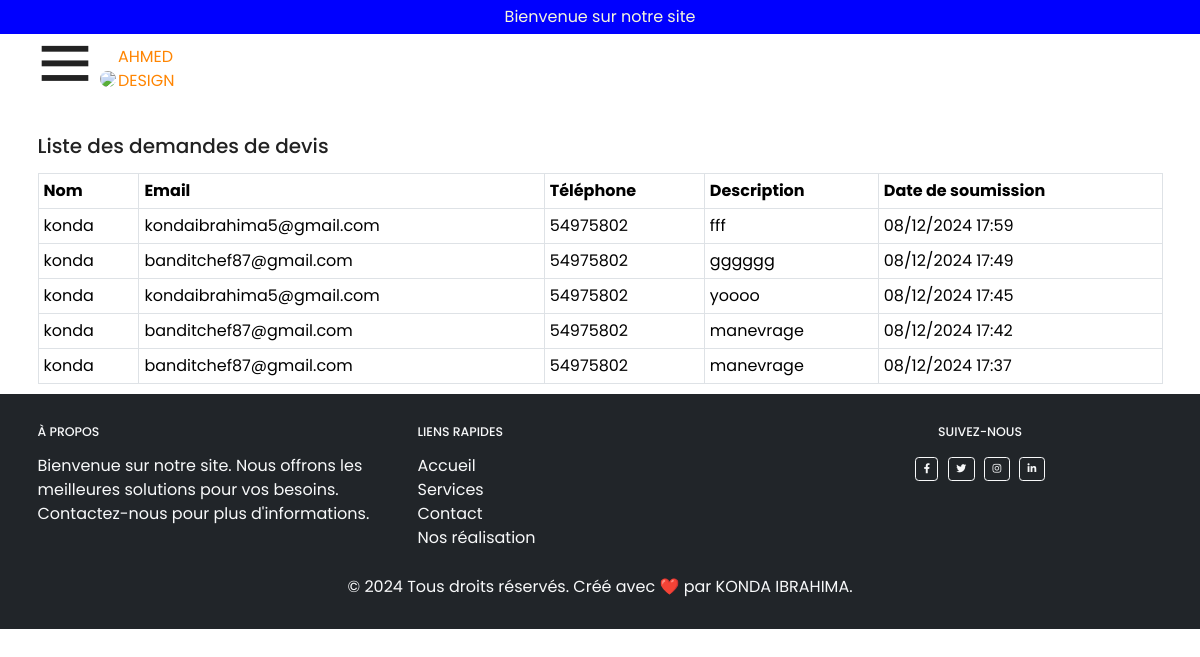
The page /liste-devis/ on the database its author committed.
### Ads/models.py (models this page shows, shortened)
class DevisRequest(models.Model):
    name = models.CharField(max_length=100, verbose_name="Nom complet")
    email = models.EmailField(verbose_name="Email")
    phone = models.CharField(max_length=15, verbose_name="Numéro de téléphone")
    description = models.TextField(verbose_name="Description des besoins")
    submitted_at = models.DateTimeField(auto_now_add=True, verbose_name="Date de soumission")

### Ads/views.py (the view)
# urls.py: path('liste-devis/', views.liste_devis, name='liste_devis'),
def liste_devis(request):
    demandes = DevisRequest.objects.all().order_by('-submitted_at')  # Trier par date
    return render(request, 'liste_devis.html', {'demandes': demandes})

### template/liste_devis.html
{% extends 'header_footeur.html' %}
{% block contenu %}
<div class="container mt-5">
    <h2 class="mb-4">Liste des demandes de devis</h2>
    <table class="table table-bordered">
        <thead>
            <tr>
                <th>Nom</th>
                <th>Email</th>
                <th>Téléphone</th>
                <th>Description</th>
                <th>Date de soumission</th>
            </tr>
        </thead>
        <tbody>
            {% for demande in demandes %}
            <tr>
                <td>{{ demande.name }}</td>
                <td>{{ demande.email }}</td>
                <td>{{ demande.phone }}</td>
                <td>{{ demande.description }}</td>
                <td>{{ demande.submitted_at|date:"d/m/Y H:i" }}</td>
            </tr>
            {% empty %}
            <tr>
                <td colspan="5" class="text-center">Aucune demande de devis pour le moment.</td>
            </tr>
            {% endfor %}
        </tbody>
    </table>
</div>
{% endblock %}

### template/header_footeur.html (shortened to what this page needs)
{% load static %}
<!DOCTYPE html>
<html lang="fr">
<head>
    <link rel="stylesheet" href="https://cdnjs.cloudflare.com/ajax/libs/font-awesome/6.4.2/css/all.min.css">
    <link href='https://unpkg.com/boxicons@2.1.4/css/boxicons.min.css' rel='stylesheet'>
    <link href="https://cdn.jsdelivr.net/npm/bootstrap@5.3.2/dist/css/bootstrap.min.css" rel="stylesheet">
    <link href="https://cdnjs.cloudflare.com/ajax/libs/font-awesome/5.15.4/css/all.min.css" rel="stylesheet">
    <link rel="stylesheet" href="{% static 'css/style.css' %}">
</head>
<body>
    <div class="promo">
        <span>Bienvenue sur notre site</span>
      </div>
      <header class="header">
          <nav class="nav containe">
              <div class="navigation d-flex">
                  <div class="icon1">
                      <i class='bx bx-menu'></i>
                  </div>
                  <div class="logo">
                      <a href="#"><img src="{% static 'image/1696178619032.jpg' %}"></a>
                  </div>
                  <div class="icons d-flex">
                      <div>
                          <span class="align-center">AHMED DESIGN</span>
                      </div>
                  </div>
              </div>
          </nav>
        </header>
    {% block contenu %} {% endblock %}
    <footer class="bg-dark text-light py-5">
        <div class="container">
            <div class="row">
                <div class="col-md-4">
                    <h5 class="text-uppercase mb-4">À propos</h5>
                    <p>
                        Bienvenue sur notre site. Nous offrons les meilleures solutions pour vos besoins. Contactez-nous pour plus d'informations.
                    </p>
                </div>
                <div class="col-md-4">
                    <h5 class="text-uppercase mb-4">Liens rapides</h5>
                    <ul class="list-unstyled">
                        <li><a href="/" class="text-light">Accueil</a></li>
                        <li><a href="/service/" class="text-light">Services</a></li>
                        <li><a href="/contact/" class="text-light">Contact</a></li>
                        <li><a href="/galerie/" class="text-light">Nos réalisation</a></li>
                    </ul>
                </div>
                <div class="col-md-4 text-center">
                    <h5 class="text-uppercase mb-4">Suivez-nous</h5>
                    <a href="#" class="btn btn-outline-light btn-floating m-1"><i class="fab fa-facebook-f"></i></a>
                    <a href="#" class="btn btn-outline-light btn-floating m-1"><i class="fab fa-twitter"></i></a>
                    <a href="#" class="btn btn-outline-light btn-floating m-1"><i class="fab fa-instagram"></i></a>
                    <a href="#" class="btn btn-outline-light btn-floating m-1"><i class="fab fa-linkedin-in"></i></a>
                </div>
            </div>
            <div class="text-center mt-4">
                <p class="mb-0">© 2024 Tous droits réservés. Créé avec ❤️ par KONDA IBRAHIMA.</p>
            </div>
        </div>
    </footer>
</body>
</html>

### static/css/style.css (style rules this page uses)
:root { ---blanche: #ffff; ---noir: #222; ---primaire: #007bc4; ---gri: #888; }
*, *::before, *::after { margin: 0; padding: 0; box-sizing: inherit; }
* { margin: 0; padding: 0; box-sizing: border-box; font-family: 'Poppins', sans-serif; }
html { box-sizing: border-box; font-size: 62.5%; }
body { font-family: 'Poppins', sans-serif; font-size: 1.6rem; color: var(---noir); background-color: var(---blanche); }
ul, li { list-style: none; }
a { text-decoration: none; color: inherit; }
img { max-width: 100%; border-radius: 10px; }
.promo { background-color:blue; text-align: center; color: beige; padding: 0.5rem 0; }
.containe { max-width: 114rem; margin: 0 auto; }
.navigation { height: 7rem; justify-content: space-between; }
.d-flex { display: flex; align-items:center; }
.icon1 { display: none; }
.logo { width: 9%; height: 10%; padding: rem 0.5rem; }
.align-center { color: rgb(255, 133, 2); }
@media only screen and (max-width: 1200px) { .navigation { padding: 1rem 0; } }
@media only screen and (max-width: 1200px) { .icon1 { display: block; font-size: 7rem; cursor: pointer; } }
@media only screen and (max-width: 1200px) { .icons { display: none; } }
@media only screen and (max-width: 1200px) { .logo a { font-size: 1.6rem; font-weight: 400; } }
footer { background: #212529; color: #ffffff; }
footer a { color: #ffffff; transition: color 0.3s ease; }

### rows shown on the page
DevisRequest: name "konda", email "kondaibrahima5@gmail.com", phone "54975802", description "fff", submitted_at "08/12/2024 17:59"
DevisRequest: name "konda", email "banditchef87@gmail.com", phone "54975802", description "gggggg", submitted_at "08/12/2024 17:49"
DevisRequest: name "konda", email "kondaibrahima5@gmail.com", phone "54975802", description "yoooo", submitted_at "08/12/2024 17:45"
DevisRequest: name "konda", email "banditchef87@gmail.com", phone "54975802", description "manevrage", submitted_at "08/12/2024 17:42"
DevisRequest: name "konda", email "banditchef87@gmail.com", phone "54975802", description "manevrage", submitted_at "08/12/2024 17:37"
